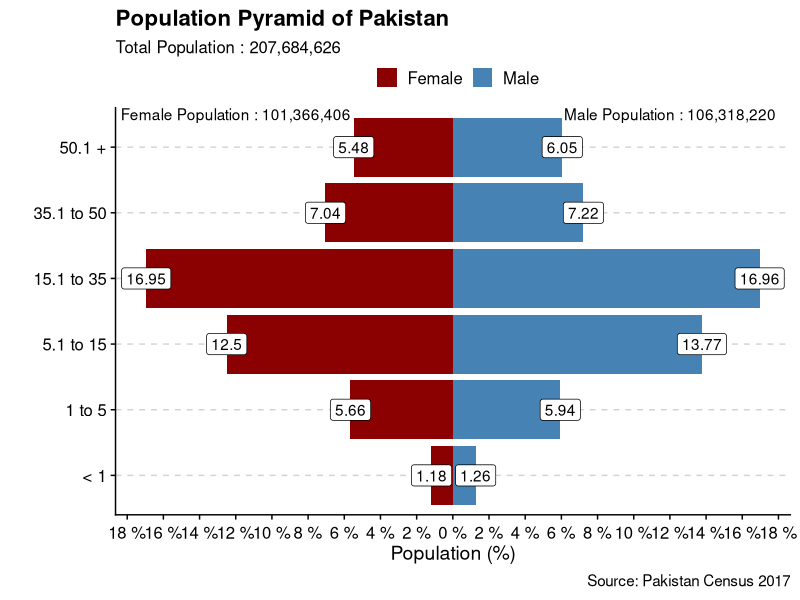

Recreate this plot in R.
#####################################################################
# Title: Indicator : Demographic Graphs
# Author: Muhammad Uzair Aslam
# Date: 10/16/2022
# Purpose: Analyze Pakistan Population Demographics
# Data Sets : Census 2017
#####################################################################

# Libraries ---- 

library(tidyverse)
library(readxl)
library(cowplot)

# Data ----

pop_data <- read_excel("Census-Data.xlsx", sheet = 1)

pop_data <- select(pop_data ,c(Age_Bracket, M, F))

# Manipulating data ----

data <- pop_data %>%
  pivot_longer(names_to = 'Gender', values_to = 'Population', cols = 2:3) %>%
  mutate(PopPerc = case_when(Gender =='M' ~ round(Population / sum(Population) * 100, 2),
                           TRUE ~ -round(Population / sum(Population) * 100, 2)),
         signal = case_when(Gender == 'M' ~ 1,
                          TRUE ~ -1))

# Make new age variable with factor
data$Age <- as.factor(data$Age_Bracket)

# Make age as ordered factor
data$Age <- factor(data$Age,levels=unique(data$Age), ordered = TRUE)

# Store sum of genders in respective variables
male <- sum(filter(data,Gender == 'M')$Population)
female <- sum(filter(data,Gender == 'F')$Population)

# Plotting ---- 

ggplot(data,aes(x = Age,y = PopPerc))+
  geom_bar(aes(fill= Gender), stat='identity')+
  #geom_text(aes(label=abs(PopPerc)),)+
  geom_label(aes(label=abs(PopPerc)), position = 'identity',stat ='identity')+
  coord_flip()+
  scale_fill_manual(name ='',values = c('darkred','steelblue'),labels = c("Female","Male"))+
  scale_y_continuous(breaks = seq(-20,20,2),
                     labels = function(x){paste(abs(x),'%')})+
  labs(x = '', y = 'Population (%)',
       title = 'Population Pyramid of Pakistan',
       subtitle = paste('Total Population :', format(sum(data$Population), big.mark = ',')),
       caption ='Source: Pakistan Census 2017',)+
  annotate(geom="text", 
           x=6.5, 
           y=12, 
           label= paste('Male Population :', format(male,big.mark=',')),
           color="black") +
  annotate(geom="text", 
           x= 6.5, 
           y= -12, 
           label= paste('Female Population :', format(female,big.mark=',')),
           color="black") +
  cowplot::theme_cowplot()+
  theme(axis.text.x=element_text(vjust=.5),
        panel.grid.major.y = element_line(color='lightgray',linetype='dashed'),
        legend.position = 'top',
        legend.justification = 'center')
